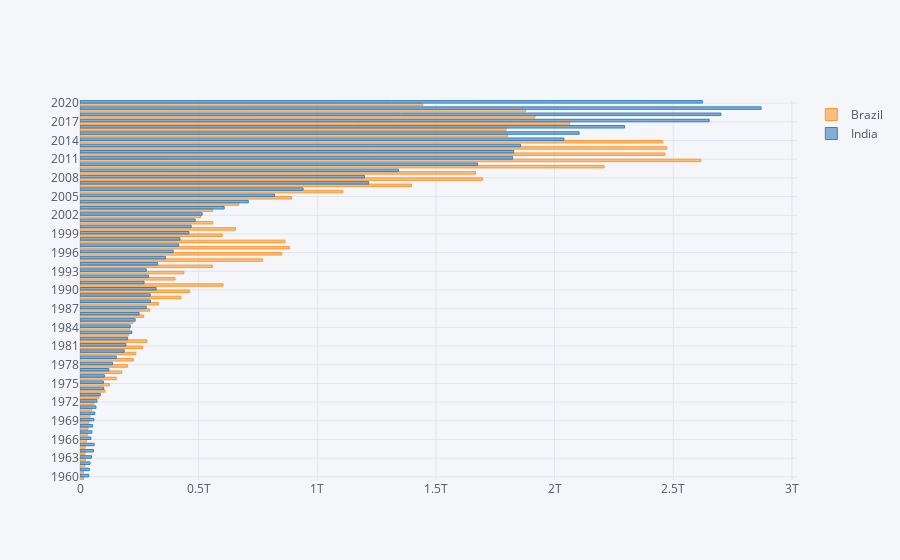

The notebook cell this image was saved under:
### Code cell
data[['Brazil', 'India']].iplot(kind='barh')
